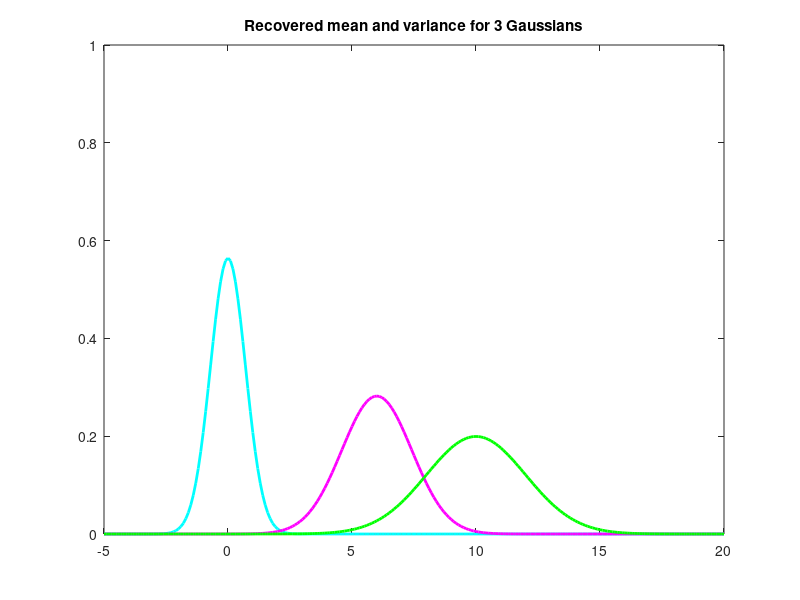

MATLAB code to generate this figure: (Note: this script raises an error after producing the figure.)
clear all; 
clc;
warning off;
Output = sprintf('../../Output/Part1');
%% Generating samples by 3 1-D Gaussians, with different means and variances.
mean1 = 0;  
mean2 = 6;
mean3 = 10;
variance1 = .5;
variance2 = 2;
variance3 = 4;

% Generate random samples
sample1 = mvnrnd(mean1,variance1,1000);
sample2 = mvnrnd(mean2,variance2,1000);
sample3 = mvnrnd(mean3,variance3,1000);

%% Plotting pdf from mean/variance we picked
x = [-5:.1:20];
normal1 = normpdf(x,mean1,(variance1)^.5);
plot(x,normal1,'c','LineWidth',2)
normal2 = normpdf(x,mean2,(variance2)^.5);
hold on
plot(x,normal2,'m','LineWidth',2)
normal3 = normpdf(x,mean3,(variance3)^.5);
plot(x,normal3,'g','LineWidth',2)
title('Recovered mean and variance for 3 Gaussians')
ylim([0 1])
hgexport(gcf, fullfile(Output, 'Recovered mean and variance for 3 Gaussians.jpg'), hgexport('factorystyle'), 'Format', 'jpeg');
%% Recovering the model parameters used in previous part, from the gednerated samples
% All sample data points are in one column, for 1D
D = [sample1 ;sample2 ;sample3];
% Find a model, 3 components, D hs only 1 column so it is 1 dimensionsal, it will find 3 1D gassians
GMModel = fitgmdist(D,3)
mean_obtained = GMModel.mu;
variance_obtained = [GMModel.Sigma(1) GMModel.Sigma(2) GMModel.Sigma(3)];
gmm1 = normpdf(x,mean_obtained(1),variance_obtained(1)^.5);
gmm2 = normpdf(x,mean_obtained(2),variance_obtained(2)^.5);
gmm3 = normpdf(x,mean_obtained(3),variance_obtained(3)^.5);
figure
plot(x,gmm1,'r','LineWidth',2)
hold on
plot(x,gmm2,'b','LineWidth',2)
plot(x,gmm3,'g','LineWidth',2)
title('Data samples from 3 1-D Gaussians, with different means and variance')
ylim([0 1])
hgexport(gcf, fullfile(Output, 'EM1D3N.jpg'), hgexport('factorystyle'), 'Format', 'jpeg');
%% Recovering model parameters for 4 Gaussians (means and variances of 4 Gaussians)
Fit_four = fitgmdist(D,4);
Fit_four_mean = Fit_four.mu;
Fit_four_variance = [Fit_four.Sigma(1) Fit_four.Sigma(2) Fit_four.Sigma(3) Fit_four.Sigma(4)];
Fit_four_gmm1 = normpdf(x,Fit_four_mean(1),Fit_four_variance(1)^.5);
Fit_four_gmm2 = normpdf(x,Fit_four_mean(2),Fit_four_variance(2)^.5);
Fit_four_gmm3 = normpdf(x,Fit_four_mean(3),Fit_four_variance(3)^.5);
Fit_four_gmm4 = normpdf(x,Fit_four_mean(4),Fit_four_variance(4)^.5);
figure
plot(x,Fit_four_gmm1,'r','LineWidth',2)
hold on
plot(x,Fit_four_gmm2,'b','LineWidth',2)
plot(x,Fit_four_gmm3,'g','LineWidth',2)
plot(x,Fit_four_gmm4,'y','LineWIdth',2)
title('Fitting 4 Gaussians to sample data')
ylim([0 1])
hgexport(gcf, fullfile(Output, 'EM1D4N.jpg'), hgexport('factorystyle'), 'Format', 'jpeg');